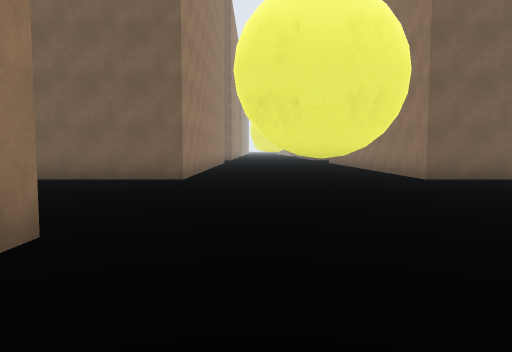
view 1 (above)

24 first-person views from a walk through a scene from a Unity 3-D project. The camera is 1.2 m above the floor, tilts 4° down and sees 70° across. The floor is counted in squares, 2 m on a side. Each view is taken from the middle of a square. On the plan, view 1 faces up. The plan holds only what a view shows up to about 10 squares ahead; the rest is blank. The place goes on beyond the plan. The player character is not drawn.

view 2
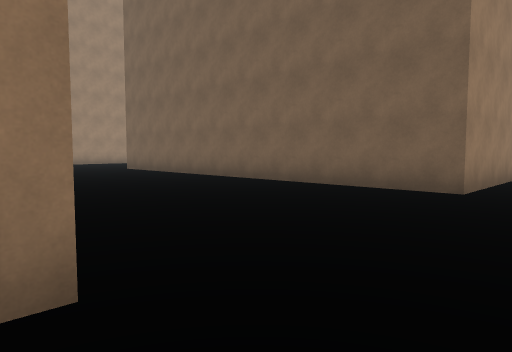

view 3
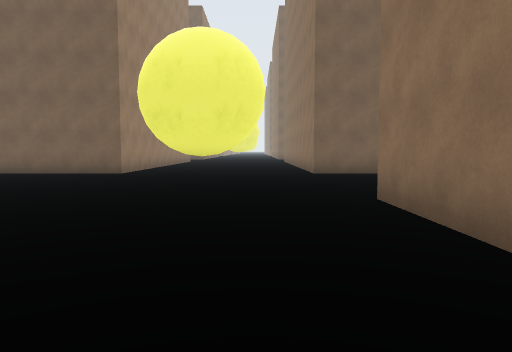

view 4
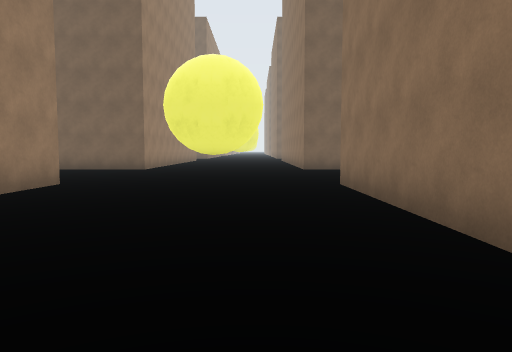

view 5
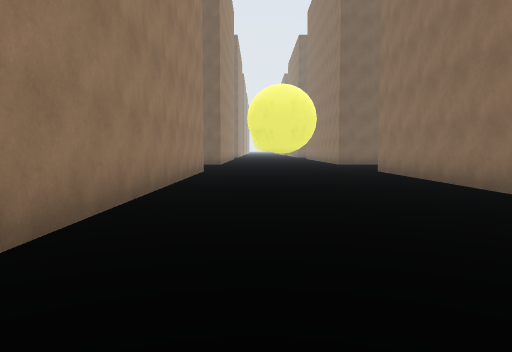

view 6
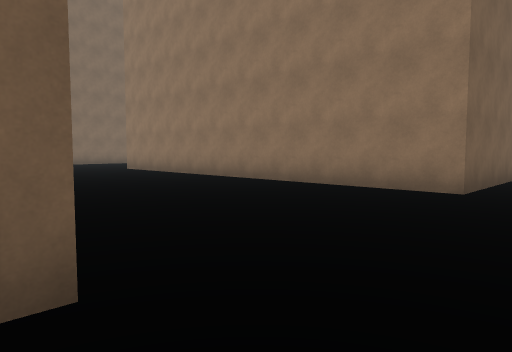

view 7
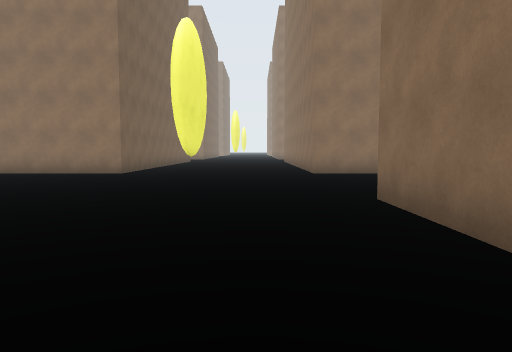

view 8
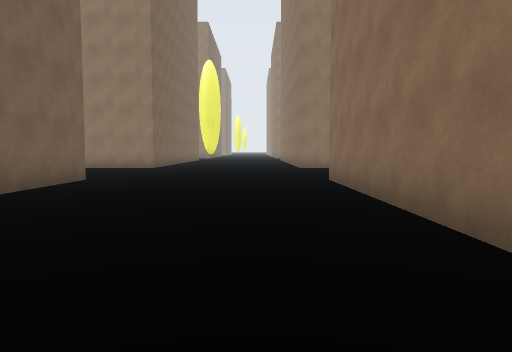

view 9
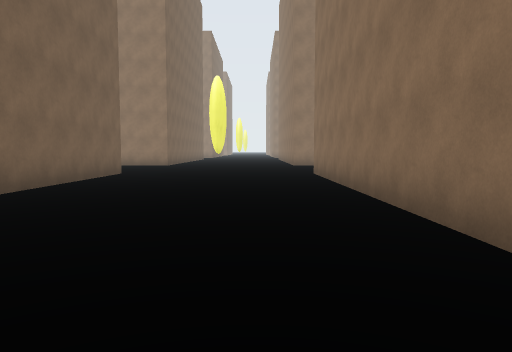

view 10
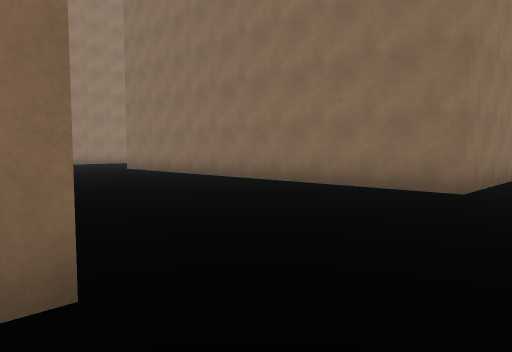

view 11
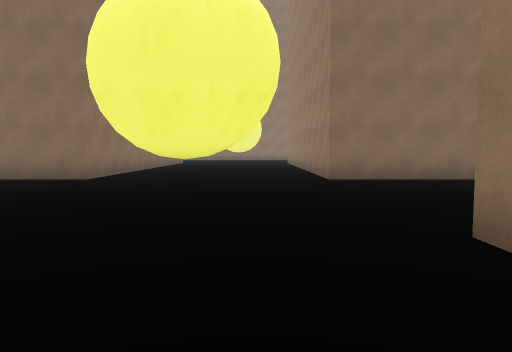

view 12
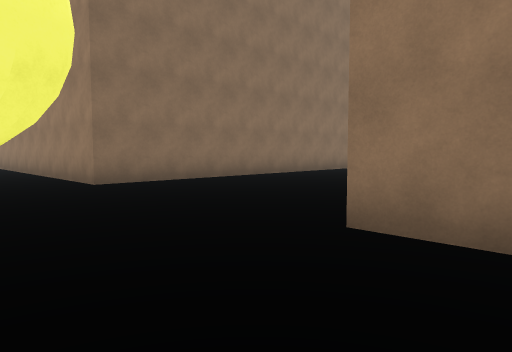

view 13
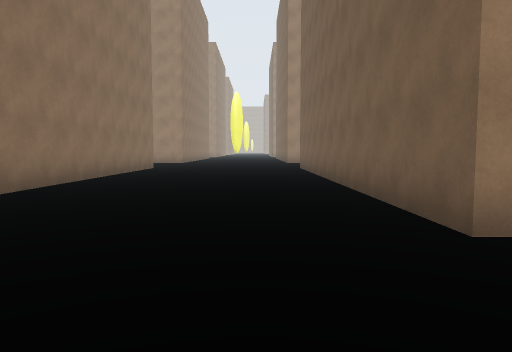

view 14
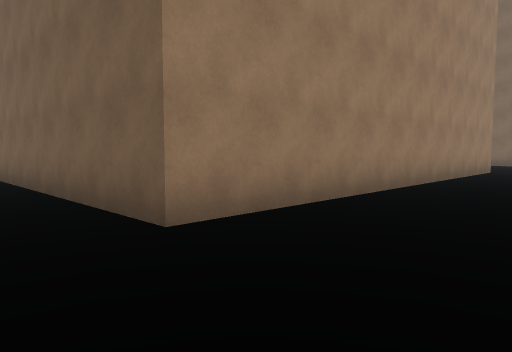

view 15
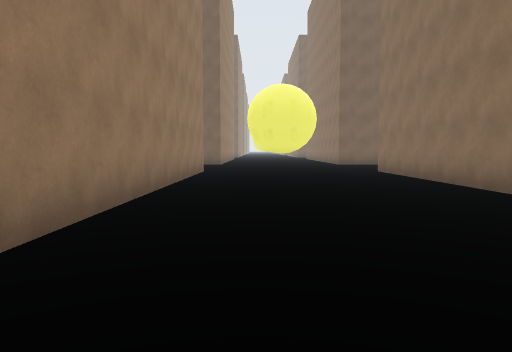

view 16
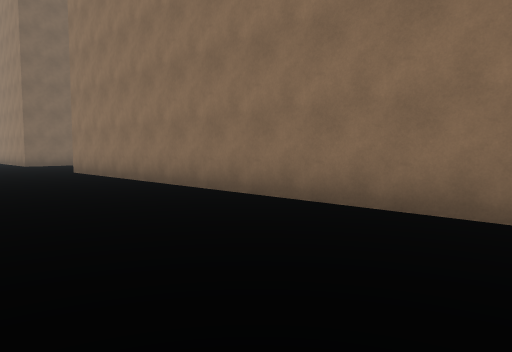

view 17
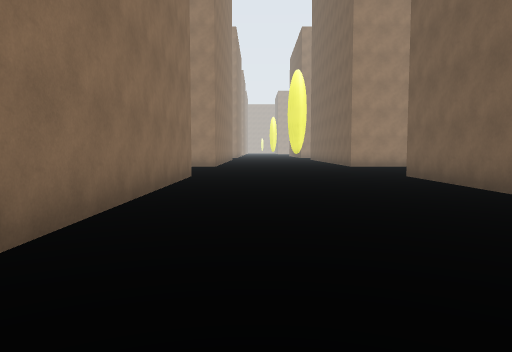

view 18
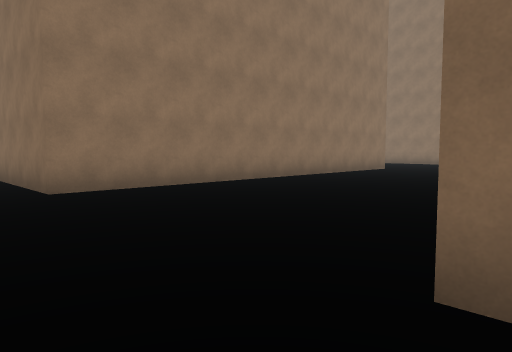

view 19
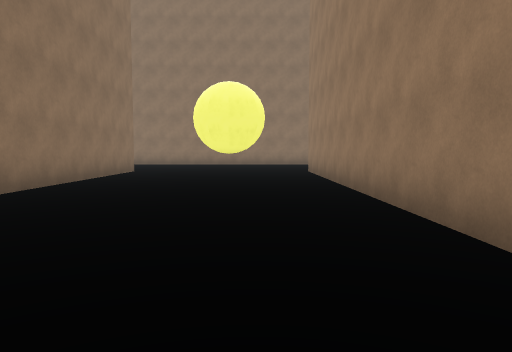

view 20
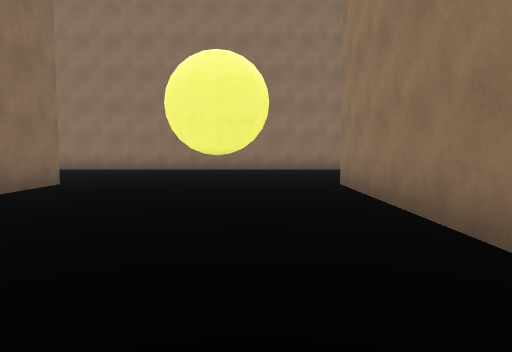

view 21
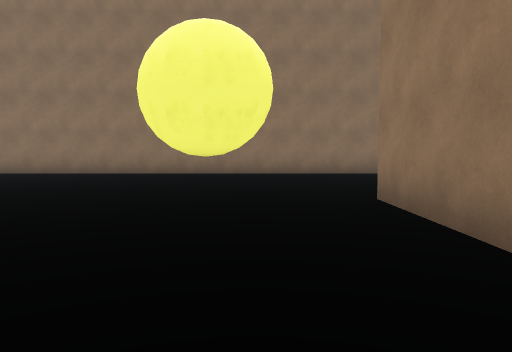

view 22
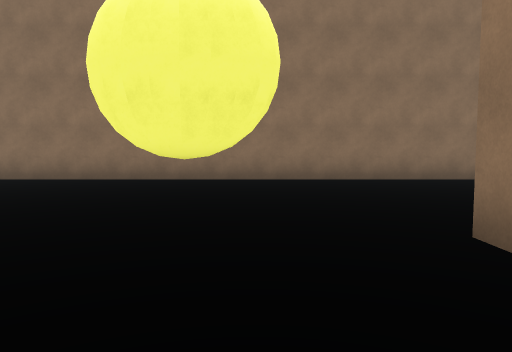

view 23
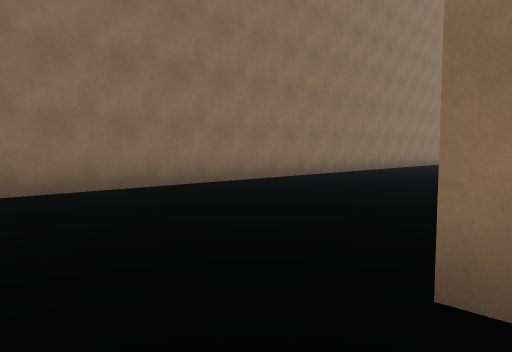

view 24
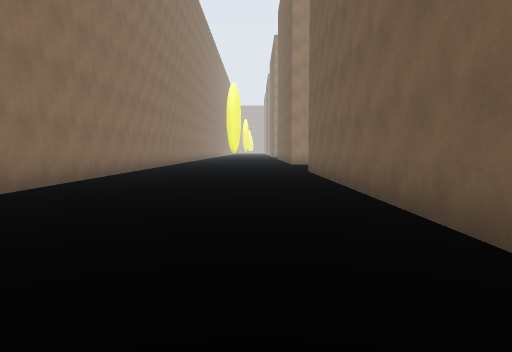

### Floor plan
Points are (right, up) in squares from view 1. A wall is a line through its corners. A room is listed if a view was taken in it or the views show most of it. See-through windows are left out.
Room 1 (views 1, 2, 3, 4, 5, 6, 7, 8, 9, 10, 11, 12, 13, 14, 15, 16, 17, 18, 19, 20, 21, 22, 23, 24)
walls: (-11.5, -7.6) (-11.5, 2.5); (-13.9, -9.6) (-13.4, -9.7); (-14.7, -9.7) (-14.2, -9.6); (-14.8, -9.7) (-14.3, -9.6); (-14.9, -9.8) (-14.6, -9.6) (-13.7, -9.6) (-13.2, -9.8); (-1.4, -7.5) (-6.1, -7.5); (-16.5, 2.5) (-16.5, -7.5) (-26.5, -7.5); (0.6, -10) (0.1, -9.8); (0.7, -10) (0.3, -9.9); (1, -10) (0.4, -9.9); (-11.5, -22.5) (-11.5, -12.5) (-1.5, -12.5); (-18, -22.5) (-26, -22.5); (-26.5, -12.5) (-16.5, -12.5) (-16.5, -22.5); (-1.5, 2.6) (-1.5, -5.9); (-14.7, -24.7) (-13.6, -24.6) (-13.2, -24.8); (-14.8, -24.7) (-14.2, -24.6); (-15, -24.8) (-14.3, -24.5) (-13.3, -24.8); (3.5, -14.2) (3.5, -12.5) (4, -12.5); (4.5, -7.5) (3.5, -7.5) (3.5, 2.5); (0.9, 5) (0.2, 5.2); (1, 5.1) (0.4, 5.1); (1.7, 5.2) (0.7, 5) (0.1, 5.2); (1.9, 5.3) (1.4, 5.1) (0.9, 5.1); (-1.5, 10.5) (-1.5, 7.5) (-8.8, 7.5); (-26, -27.5) (-8.2, -27.5); (4.5, 7.5) (3.5, 7.5) (3.5, 10.1)

Positions as (right, up) in squares from view 1, and headings:
1: (0, 0), facing up
2: (0, 2), facing up-left
3: (2, -2), facing up
4: (2, -4), facing up
5: (0, -8), facing up
6: (-2, -9), facing up-right
7: (-6, -11), facing right
8: (-9, -11), facing right
9: (-11, -11), facing right
10: (-13, -7), facing down-right
11: (-15, -5), facing down
12: (-14, -6), facing down-left
13: (-14, -9), facing left
14: (-14, -9), facing up-left
15: (-15, -8), facing up
16: (-15, -8), facing up-right
17: (-18, -11), facing left
18: (-17, -11), facing down-right
19: (-15, -12), facing down
20: (-15, -16), facing down
21: (-15, -18), facing down
22: (-15, -20), facing down
23: (-15, -22), facing down-left
24: (-16, -24), facing left
